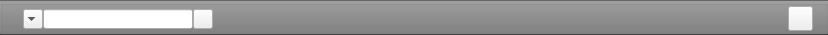
<?xml version="1.0" encoding="UTF-8"?>
<ui version="4.0">
 <class>searchBar</class>
 <widget class="QWidget" name="searchBar">
  <property name="geometry">
   <rect>
    <x>0</x>
    <y>0</y>
    <width>828</width>
    <height>35</height>
   </rect>
  </property>
  <property name="minimumSize">
   <size>
    <width>0</width>
    <height>35</height>
   </size>
  </property>
  <property name="maximumSize">
   <size>
    <width>16777215</width>
    <height>35</height>
   </size>
  </property>
  <property name="windowTitle">
   <string>Search Bar</string>
  </property>
  <property name="styleSheet">
   <string notr="true">#searchBar {
    background: qlineargradient(x1: 0, y1: 0, x2: 0, y2: 1, stop: 0.0 #a0a0a0, stop: 1.0 #828282);
    border-top: 1px solid #656565;
    border-bottom: 1px solid #363636;
}
#controlDeck QLabel {
    color: #efefef;
}
#controlDeck QPushButton {
    background: qlineargradient(x1: 0, y1: 0, x2: 0, y2: 1, stop: 0.0 #d1d1d1, stop: 1.0 #727272);
    border-top: 1px solid #f5f5f5;
    border-bottom: 1px solid #282828;
}
#btnPlay {
    border-radius: 16px;
}
#btnPrev, #btnNext {
    border-radius: 12px;
}</string>
  </property>
  <layout class="QGridLayout" name="gridLayout">
   <property name="margin">
    <number>0</number>
   </property>
   <property name="spacing">
    <number>0</number>
   </property>
   <item row="0" column="0">
    <widget class="QGroupBox" name="background">
     <property name="minimumSize">
      <size>
       <width>0</width>
       <height>35</height>
      </size>
     </property>
     <property name="maximumSize">
      <size>
       <width>16777215</width>
       <height>35</height>
      </size>
     </property>
     <property name="title">
      <string/>
     </property>
     <layout class="QHBoxLayout" name="horizontalLayout">
      <property name="spacing">
       <number>0</number>
      </property>
      <property name="margin">
       <number>0</number>
      </property>
      <item>
       <spacer name="horizontalSpacer_6">
        <property name="orientation">
         <enum>Qt::Horizontal</enum>
        </property>
        <property name="sizeType">
         <enum>QSizePolicy::Fixed</enum>
        </property>
        <property name="sizeHint" stdset="0">
         <size>
          <width>20</width>
          <height>20</height>
         </size>
        </property>
       </spacer>
      </item>
      <item>
       <widget class="QComboBox" name="showCombo">
        <property name="minimumSize">
         <size>
          <width>20</width>
          <height>20</height>
         </size>
        </property>
        <property name="maximumSize">
         <size>
          <width>20</width>
          <height>20</height>
         </size>
        </property>
       </widget>
      </item>
      <item>
       <widget class="QLineEdit" name="editSearch">
        <property name="minimumSize">
         <size>
          <width>150</width>
          <height>20</height>
         </size>
        </property>
        <property name="maximumSize">
         <size>
          <width>150</width>
          <height>20</height>
         </size>
        </property>
       </widget>
      </item>
      <item>
       <widget class="QPushButton" name="btnClear">
        <property name="minimumSize">
         <size>
          <width>0</width>
          <height>20</height>
         </size>
        </property>
        <property name="maximumSize">
         <size>
          <width>20</width>
          <height>20</height>
         </size>
        </property>
        <property name="text">
         <string/>
        </property>
       </widget>
      </item>
      <item>
       <spacer name="horizontalSpacer">
        <property name="orientation">
         <enum>Qt::Horizontal</enum>
        </property>
        <property name="sizeType">
         <enum>QSizePolicy::Expanding</enum>
        </property>
        <property name="sizeHint" stdset="0">
         <size>
          <width>429</width>
          <height>13</height>
         </size>
        </property>
       </spacer>
      </item>
      <item>
       <widget class="QPushButton" name="btnNew">
        <property name="minimumSize">
         <size>
          <width>25</width>
          <height>25</height>
         </size>
        </property>
        <property name="maximumSize">
         <size>
          <width>25</width>
          <height>25</height>
         </size>
        </property>
        <property name="text">
         <string/>
        </property>
        <property name="iconSize">
         <size>
          <width>25</width>
          <height>25</height>
         </size>
        </property>
       </widget>
      </item>
      <item>
       <spacer name="horizontalSpacer_4">
        <property name="orientation">
         <enum>Qt::Horizontal</enum>
        </property>
        <property name="sizeType">
         <enum>QSizePolicy::Fixed</enum>
        </property>
        <property name="sizeHint" stdset="0">
         <size>
          <width>12</width>
          <height>20</height>
         </size>
        </property>
       </spacer>
      </item>
     </layout>
    </widget>
   </item>
  </layout>
 </widget>
 <resources/>
 <connections/>
</ui>
